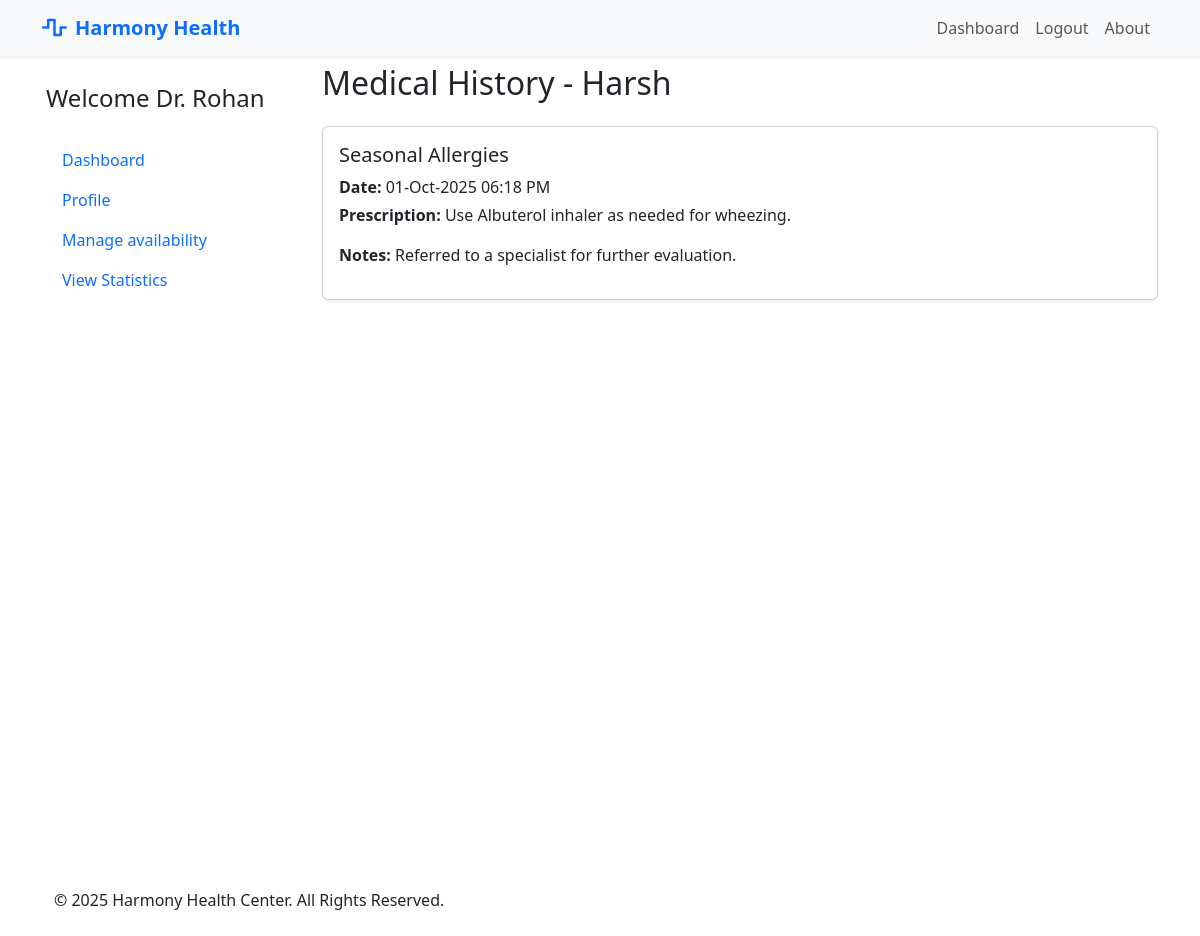
The page /doctor/patient_history/58 (signed in) on the database as committed earlier.
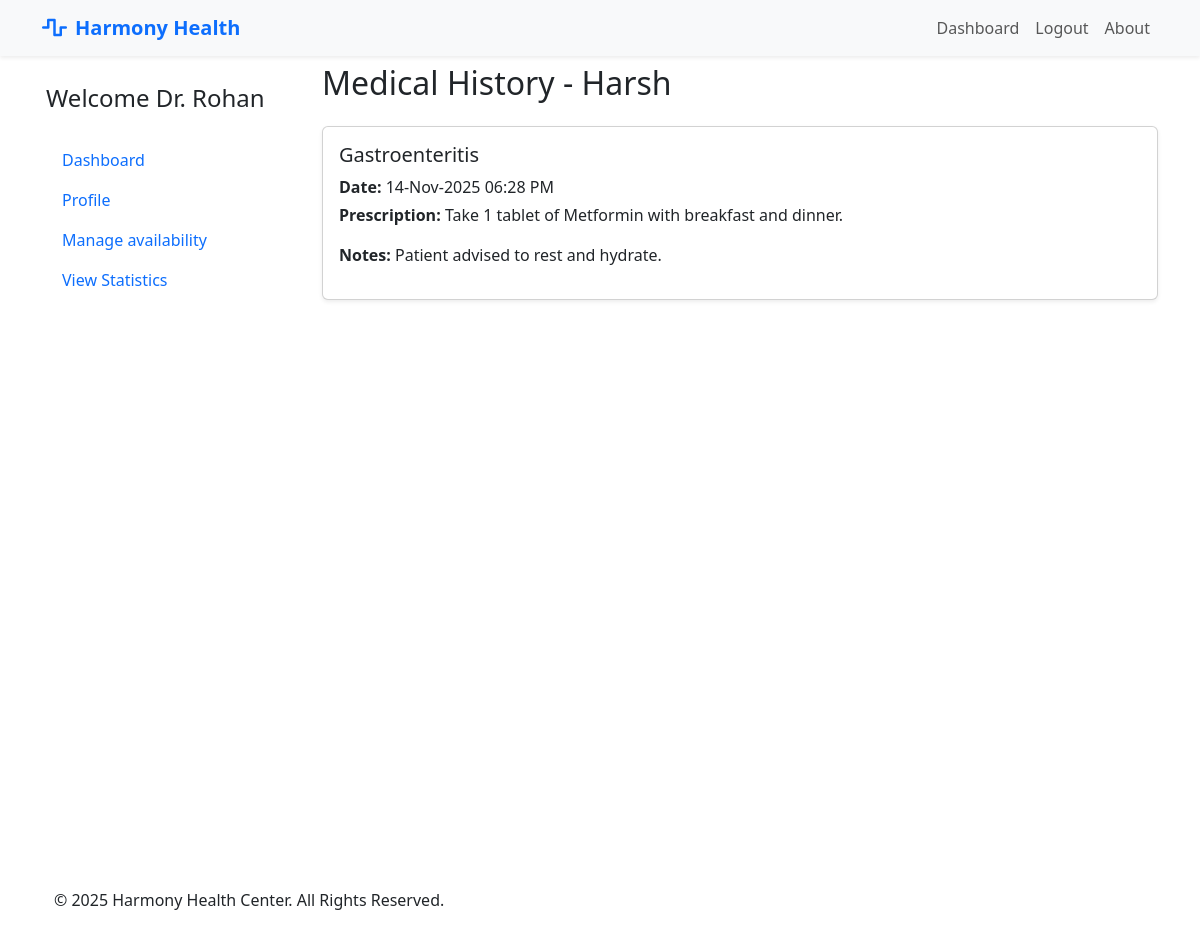
The same page on the database as committed later.
### models.py (models this page shows, shortened)
class Appointment(db.Model):
    __tablename__ = 'appointments'
    id = db.Column(db.Integer, primary_key=True)
    patient_id = db.Column(db.Integer, db.ForeignKey('users.id'), nullable=False)
    patient = db.relationship('User', foreign_keys=[patient_id], back_populates='patient_appointments')
    appointment_datetime = db.Column(db.DateTime, nullable=False)
    reason = db.Column(db.Text)
    status = db.Column(db.String(20), nullable=False, default='Booked')
    created_at = db.Column(db.DateTime, default=datetime.utcnow)
    doctor_id = db.Column(db.Integer, db.ForeignKey('users.id'), nullable=False)
    doctor = db.relationship('User', foreign_keys=[doctor_id], back_populates='doctor_appointments')
    treatment = db.relationship('Treatment', back_populates='appointment', uselist=False, cascade='all, delete-orphan')

class Treatment(db.Model):
    __tablename__ = 'treatments'
    id = db.Column(db.Integer, primary_key=True)
    created_at = db.Column(db.DateTime, default=datetime.utcnow)
    appointment_id = db.Column(db.Integer, db.ForeignKey('appointments.id'), unique=True, nullable=False)
    diagnosis = db.Column(db.Text, nullable=False)
    prescription = db.Column(db.Text, nullable=True)
    notes = db.Column(db.Text, nullable=True)
    appointment = db.relationship('Appointment', back_populates='treatment')

### routes/doctor.py (the view)
@doctor.route('/patient_history/<int:id>')
@login_required
def patient_history(id):
    check_user_role('doctor')
    patient = User.query.get_or_404(id)
    history = (
        Appointment.query.filter_by(patient_id=id, status='Completed')
        .join(Treatment)
        .order_by(Appointment.appointment_datetime.desc())
        .all()
    )
    return render_template('doctor/patient_history.html', patient=patient, history=history)

### app.py (called while the page is built)
def create_app():
    app = Flask(__name__)
    app.secret_key = 'app_secret_key'
    app.config['SQLALCHEMY_DATABASE_URI'] = 'sqlite:///hospital.db'
    db.init_app(app)
    bcrypt.init_app(app)
    login_manager.init_app(app)
    login_manager.login_view = 'auth.login'
    @login_manager.user_loader
    def load_user(user_id):
        return User.query.get(int(user_id))
    app.register_blueprint(auth, url_prefix='/auth')
    app.register_blueprint(admin, url_prefix='/admin')
    app.register_blueprint(doctor, url_prefix='/doctor')
    app.register_blueprint(patient, url_prefix='/patient')
    app.register_blueprint(api_bp, url_prefix='/api')
    with app.app_context():
        db.create_all()
        print('Database Created Successfully !!')
    return app

### routes/auth.py (called while the page is built)
def check_user_role(role):
    if current_user.role not in role:
        flash(f'You must be an {role} to view this page.')
        return redirect(url_for('auth.login'))

### templates/doctor/patient_history.html
{% extends "base.html" %}
{% block main %}
<h2 class="mb-4">Medical History - {{ patient.first_name }}</h2>
{% if history %}
{% for appt in history %}
<div class="card mb-3 shadow-sm">
    <div class="card-body">
        <h5 class="card-title">{{ appt.treatment.diagnosis }}</h5>
        <p class="mb-1"><strong>Date:</strong> {{ appt.appointment_datetime.strftime('%d-%b-%Y %I:%M %p') }}</p>
        <p><strong>Prescription:</strong> {{ appt.treatment.prescription or 'N/A' }}</p>
        <p><strong>Notes:</strong> {{ appt.treatment.notes or 'None' }}</p>
    </div>
</div>
{% endfor %}
{% else %}
<p class="text-muted">No past records found.</p>
{% endif %}
{% endblock %}

Rows that differ between the two databases and show on the page:
no longer on this page (row edited): Appointment: treatment.diagnosis "Seasonal Allergies", appointment_datetime "01-Oct-2025 06:18 PM", treatment "Use Albuterol inhaler as needed for wheezing.", treatment "Referred to a specialist for further evaluation."
now on this page (row edited): Appointment: treatment.diagnosis "Gastroenteritis", appointment_datetime "14-Nov-2025 06:28 PM", treatment "Take 1 tablet of Metformin with breakfast and dinner.", treatment "Patient advised to rest and hydrate."
